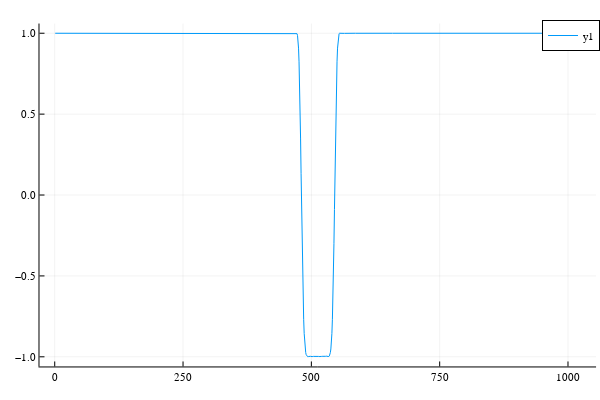

The cell this chart's notebook holds for it:
### Code cell
# Simulate result - looks great!
Mx = zeros(N * os, 1)
My = zeros(N * os, 1)
Mz = zeros(N * os, 1)
Mx0 = 0
My0 = 0
Mz0 = 1.0
for ii = 1 : N * os
    rfg = [rfocinv; 2 * π * x[ii] / N; Mx0; My0; Mz0];
    M = myBlochSim(rfg)
    Mx[ii] = M[1]
    My[ii] = M[2]
    Mz[ii] = M[3]
end
plot(Mz)

### Figure 1 — Plotly figure (JSON) as saved in the notebook; plotly's stock layout.template omitted (floating-point values rounded to 4 significant figures; data arrays with more than 128 entries replaced by an {"elided": "..."} marker saying what was removed)
{"data": [{"colorbar": {"title": ""}, "legendgroup": "y1", "line": {"color": "rgba(0, 154, 250, 1.000)", "dash": "solid", "shape": "linear", "width": 1}, "mode": "lines", "name": "y1", "showlegend": true, "type": "scatter", "x": {"elided": "1024 int values"}, "xaxis": "x", "y": {"elided": "1024 float values"}, "yaxis": "y", "zmax": null, "zmin": null}], "layout": {"annotations": [], "height": 400, "legend": {"bgcolor": "rgba(255, 255, 255, 1.000)", "bordercolor": "rgba(0, 0, 0, 1.000)", "borderwidth": 1, "font": {"color": "rgba(0, 0, 0, 1.000)", "family": "sans-serif", "size": 11}, "title": {"font": {"color": "rgba(0, 0, 0, 1.000)", "family": "sans-serif", "size": 15}, "text": ""}, "tracegroupgap": 0, "traceorder": "normal", "x": 1, "xanchor": "auto", "y": 1, "yanchor": "auto"}, "margin": {"b": 20, "l": 0, "r": 0, "t": 20}, "paper_bgcolor": "rgba(255, 255, 255, 1.000)", "plot_bgcolor": "rgba(255, 255, 255, 1.000)", "showlegend": true, "width": 600, "xaxis": {"anchor": "y", "domain": [0.06582, 0.9934], "gridcolor": "rgba(0, 0, 0, 0.100)", "gridwidth": 0.5, "linecolor": "rgba(0, 0, 0, 1.000)", "mirror": false, "range": [-29.69, 1055.0], "showgrid": true, "showline": true, "showticklabels": true, "tickangle": 0, "tickcolor": "rgb(0, 0, 0)", "tickfont": {"color": "rgba(0, 0, 0, 1.000)", "family": "sans-serif", "size": 11}, "tickmode": "array", "ticks": "inside", "ticktext": ["0", "250", "500", "750", "1000"], "tickvals": [0, 250, 500, 750, 1000], "title": "", "titlefont": {"color": "rgba(0, 0, 0, 1.000)", "family": "sans-serif", "size": 15}, "type": "-", "visible": true, "zeroline": false, "zerolinecolor": "rgba(0, 0, 0, 1.000)"}, "yaxis": {"anchor": "x", "domain": [0.03762, 0.9902], "gridcolor": "rgba(0, 0, 0, 0.100)", "gridwidth": 0.5, "linecolor": "rgba(0, 0, 0, 1.000)", "mirror": false, "range": [-1.06, 1.06], "showgrid": true, "showline": true, "showticklabels": true, "tickangle": 0, "tickcolor": "rgb(0, 0, 0)", "tickfont": {"color": "rgba(0, 0, 0, 1.000)", "family": "sans-serif", "size": 11}, "tickmode": "array", "ticks": "inside", "ticktext": ["−1.0", "−0.5", "0.0", "0.5", "1.0"], "tickvals": [-1, -0.5, 0, 0.5, 1], "title": "", "titlefont": {"color": "rgba(0, 0, 0, 1.000)", "family": "sans-serif", "size": 15}, "type": "-", "visible": true, "zeroline": false, "zerolinecolor": "rgba(0, 0, 0, 1.000)"}}}
